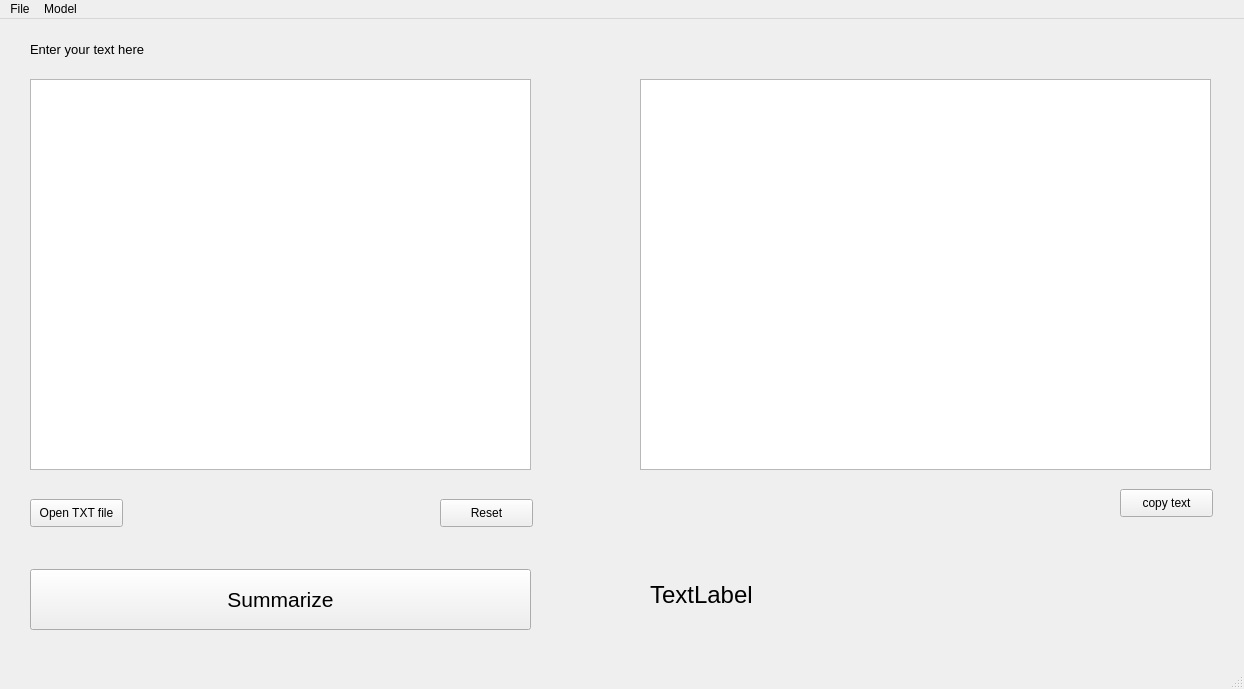
<?xml version="1.0" encoding="UTF-8"?>
<ui version="4.0">
 <class>MainWindow</class>
 <widget class="QMainWindow" name="MainWindow">
  <property name="geometry">
   <rect>
    <x>0</x>
    <y>0</y>
    <width>1244</width>
    <height>689</height>
   </rect>
  </property>
  <property name="windowTitle">
   <string>MainWindow</string>
  </property>
  <widget class="QWidget" name="centralwidget">
   <widget class="QTextEdit" name="textEdit">
    <property name="geometry">
     <rect>
      <x>30</x>
      <y>60</y>
      <width>501</width>
      <height>391</height>
     </rect>
    </property>
   </widget>
   <widget class="QPushButton" name="fileBrowseButton">
    <property name="geometry">
     <rect>
      <x>30</x>
      <y>480</y>
      <width>93</width>
      <height>28</height>
     </rect>
    </property>
    <property name="text">
     <string>Open TXT file</string>
    </property>
   </widget>
   <widget class="QPushButton" name="summarizeButton">
    <property name="geometry">
     <rect>
      <x>30</x>
      <y>550</y>
      <width>501</width>
      <height>61</height>
     </rect>
    </property>
    <property name="font">
     <font>
      <pointsize>16</pointsize>
     </font>
    </property>
    <property name="text">
     <string>Summarize</string>
    </property>
   </widget>
   <widget class="QPlainTextEdit" name="plainTextEdit">
    <property name="geometry">
     <rect>
      <x>640</x>
      <y>60</y>
      <width>571</width>
      <height>391</height>
     </rect>
    </property>
   </widget>
   <widget class="QLabel" name="labelInput">
    <property name="geometry">
     <rect>
      <x>30</x>
      <y>15</y>
      <width>241</width>
      <height>31</height>
     </rect>
    </property>
    <property name="font">
     <font>
      <pointsize>10</pointsize>
     </font>
    </property>
    <property name="text">
     <string>Enter your text here</string>
    </property>
   </widget>
   <widget class="QPushButton" name="textResetButton">
    <property name="geometry">
     <rect>
      <x>440</x>
      <y>480</y>
      <width>93</width>
      <height>28</height>
     </rect>
    </property>
    <property name="text">
     <string>Reset</string>
    </property>
   </widget>
   <widget class="QPushButton" name="copyTextButton">
    <property name="geometry">
     <rect>
      <x>1120</x>
      <y>470</y>
      <width>93</width>
      <height>28</height>
     </rect>
    </property>
    <property name="text">
     <string>copy text</string>
    </property>
   </widget>
   <widget class="QLabel" name="processLabel">
    <property name="geometry">
     <rect>
      <x>650</x>
      <y>550</y>
      <width>441</width>
      <height>51</height>
     </rect>
    </property>
    <property name="font">
     <font>
      <pointsize>18</pointsize>
     </font>
    </property>
    <property name="text">
     <string>TextLabel</string>
    </property>
   </widget>
  </widget>
  <widget class="QMenuBar" name="menubar">
   <property name="geometry">
    <rect>
     <x>0</x>
     <y>0</y>
     <width>1244</width>
     <height>26</height>
    </rect>
   </property>
   <widget class="QMenu" name="menuFile">
    <property name="title">
     <string>File</string>
    </property>
    <addaction name="actionOpen"/>
   </widget>
   <widget class="QMenu" name="menuModel">
    <property name="title">
     <string>Model</string>
    </property>
    <addaction name="actionExtractive"/>
    <addaction name="actionAbstractive"/>
    <addaction name="actionHybrid"/>
   </widget>
   <addaction name="menuFile"/>
   <addaction name="menuModel"/>
  </widget>
  <widget class="QStatusBar" name="statusbar"/>
  <action name="actionOpen">
   <property name="text">
    <string>Open</string>
   </property>
  </action>
  <action name="actionExtractive">
   <property name="text">
    <string>Extractive</string>
   </property>
  </action>
  <action name="actionAbstractive">
   <property name="text">
    <string>Abstractive</string>
   </property>
  </action>
  <action name="actionHybrid">
   <property name="text">
    <string>Hybrid</string>
   </property>
  </action>
 </widget>
 <resources/>
 <connections/>
</ui>
